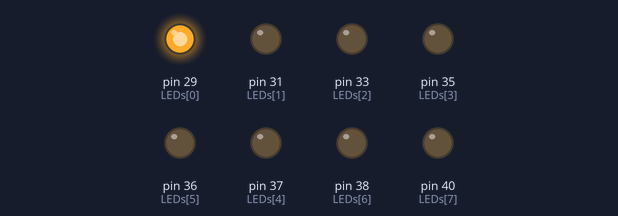
A program run on a simulated Raspberry Pi (header pin numbers). On the bench: output pins drawn as LEDs (lit = HIGH).

Above: at 0.05 s.
At 0.35 s:
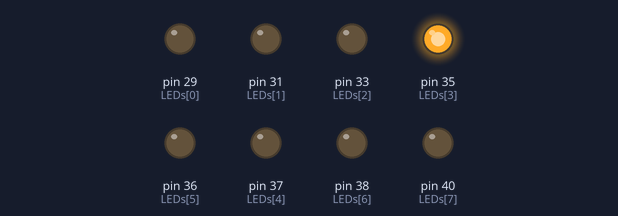
At 0.75 s:
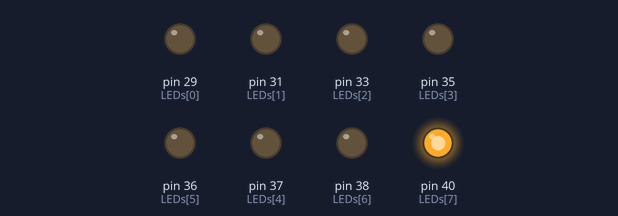
At 1.45 s:
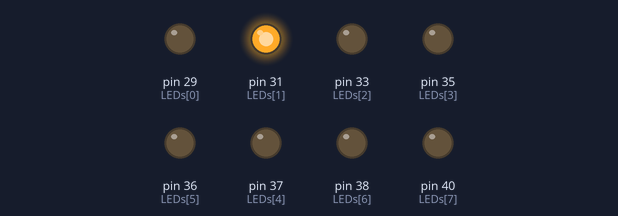
At 2.15 s:
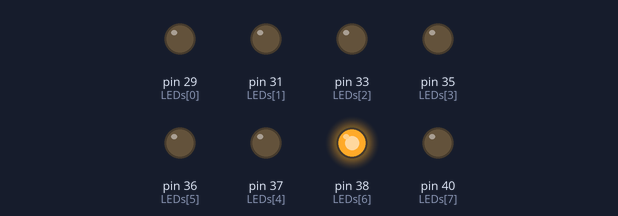
At 2.85 s:
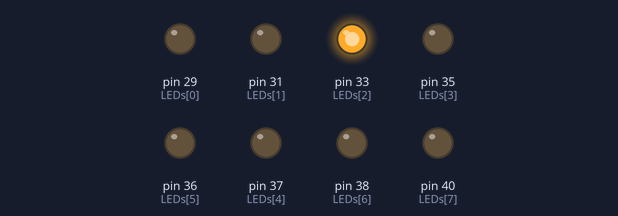
Timing chart, 0 to 3.1 s (numbered marks = the images above):
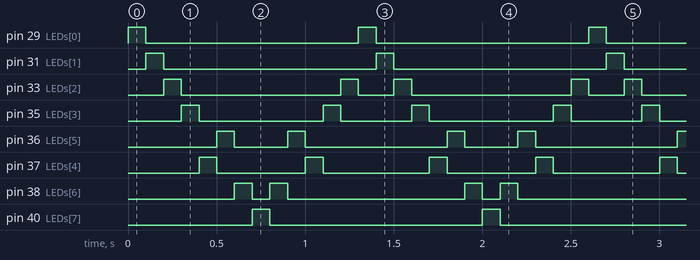

The program:

blink_led_list2_10.py
```python
""" Cyclon LED Flasher """

import RPi.GPIO as GPIO

import time

#Define list of LEDs
LEDs = [29,31,33,35,37,36,38,40]

#Set GPIO mode
GPIO.setmode(GPIO.BOARD)

for LED in LEDs:
    GPIO.setup(LED,GPIO.OUT)


while True:
    for LED in LEDs:
        GPIO.output(LED,GPIO.HIGH)
        time.sleep(0.1)
        GPIO.output(LED,GPIO.LOW)

    for LED in LEDs[-2:1:-1]:
        GPIO.output(LED,GPIO.HIGH)
        time.sleep(0.1)
        GPIO.output(LED,GPIO.LOW)
```

Measured:
- by itself, pin 29 (LEDs[0]), pin 31 (LEDs[1]), pin 40 (LEDs[7]): alternates HIGH for 0.10 s and LOW for 1.2 s
- by itself, pin 33 (LEDs[2]): repeats every 1.3 s: LOW 0.90 s, HIGH 0.10 s, LOW 0.20 s, HIGH 0.10 s
- by itself, pin 35 (LEDs[3]): repeats every 1.3 s: LOW 0.70 s, HIGH 0.10 s, LOW 0.40 s, HIGH 0.10 s
- by itself, pin 36 (LEDs[5]): repeats every 1.3 s: LOW 0.30 s, HIGH 0.10 s, LOW 0.80 s, HIGH 0.10 s
- by itself, pin 37 (LEDs[4]): alternates HIGH for 0.10 s and LOW for 0.55 s
- by itself, pin 38 (LEDs[6]): repeats every 1.3 s: LOW 0.10 s, HIGH 0.10 s, LOW 1.0 s, HIGH 0.10 s
